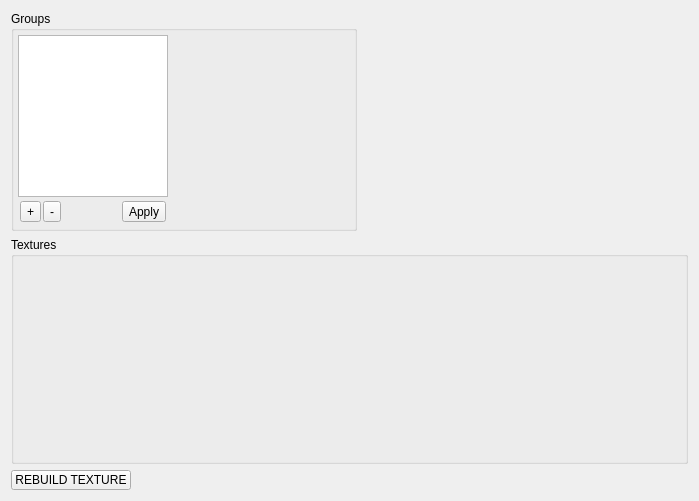
<?xml version="1.0" encoding="UTF-8"?>
<ui version="4.0">
 <class>Form</class>
 <widget class="QWidget" name="Form">
  <property name="geometry">
   <rect>
    <x>0</x>
    <y>0</y>
    <width>699</width>
    <height>501</height>
   </rect>
  </property>
  <property name="windowTitle">
   <string>Form</string>
  </property>
  <layout class="QVBoxLayout" name="verticalLayout_2">
   <item>
    <widget class="QWidget" name="panelMain" native="true">
     <property name="sizePolicy">
      <sizepolicy hsizetype="Preferred" vsizetype="Fixed">
       <horstretch>0</horstretch>
       <verstretch>0</verstretch>
      </sizepolicy>
     </property>
     <layout class="QHBoxLayout" name="horizontalLayout_3">
      <property name="margin">
       <number>0</number>
      </property>
      <item>
       <widget class="QGroupBox" name="groupBox">
        <property name="sizePolicy">
         <sizepolicy hsizetype="Fixed" vsizetype="Preferred">
          <horstretch>0</horstretch>
          <verstretch>0</verstretch>
         </sizepolicy>
        </property>
        <property name="minimumSize">
         <size>
          <width>0</width>
          <height>200</height>
         </size>
        </property>
        <property name="maximumSize">
         <size>
          <width>16777215</width>
          <height>220</height>
         </size>
        </property>
        <property name="title">
         <string>Groups</string>
        </property>
        <layout class="QHBoxLayout" name="horizontalLayout_2">
         <property name="spacing">
          <number>2</number>
         </property>
         <property name="margin">
          <number>2</number>
         </property>
         <item>
          <widget class="QWidget" name="panelProfileList" native="true">
           <property name="sizePolicy">
            <sizepolicy hsizetype="Fixed" vsizetype="Preferred">
             <horstretch>0</horstretch>
             <verstretch>0</verstretch>
            </sizepolicy>
           </property>
           <layout class="QVBoxLayout" name="verticalLayout">
            <property name="spacing">
             <number>2</number>
            </property>
            <property name="margin">
             <number>2</number>
            </property>
            <item>
             <widget class="QListWidget" name="listGroup">
              <property name="minimumSize">
               <size>
                <width>150</width>
                <height>0</height>
               </size>
              </property>
              <property name="maximumSize">
               <size>
                <width>150</width>
                <height>16777215</height>
               </size>
              </property>
             </widget>
            </item>
            <item>
             <widget class="QWidget" name="toolbarProfile" native="true">
              <layout class="QHBoxLayout" name="horizontalLayout">
               <property name="spacing">
                <number>2</number>
               </property>
               <property name="margin">
                <number>2</number>
               </property>
               <item>
                <widget class="QToolButton" name="buttonAddGroup">
                 <property name="text">
                  <string>+</string>
                 </property>
                </widget>
               </item>
               <item>
                <widget class="QToolButton" name="buttonRemoveGroup">
                 <property name="text">
                  <string>-</string>
                 </property>
                </widget>
               </item>
               <item>
                <spacer name="horizontalSpacer">
                 <property name="orientation">
                  <enum>Qt::Horizontal</enum>
                 </property>
                 <property name="sizeHint" stdset="0">
                  <size>
                   <width>40</width>
                   <height>20</height>
                  </size>
                 </property>
                </spacer>
               </item>
               <item>
                <widget class="QToolButton" name="buttonApplyGroup">
                 <property name="text">
                  <string>Apply</string>
                 </property>
                </widget>
               </item>
              </layout>
             </widget>
            </item>
           </layout>
          </widget>
         </item>
         <item>
          <widget class="QWidget" name="containerGroupProp" native="true">
           <property name="minimumSize">
            <size>
             <width>180</width>
             <height>0</height>
            </size>
           </property>
          </widget>
         </item>
        </layout>
       </widget>
      </item>
      <item>
       <spacer name="horizontalSpacer_2">
        <property name="orientation">
         <enum>Qt::Horizontal</enum>
        </property>
        <property name="sizeHint" stdset="0">
         <size>
          <width>40</width>
          <height>20</height>
         </size>
        </property>
       </spacer>
      </item>
     </layout>
    </widget>
   </item>
   <item>
    <widget class="QGroupBox" name="containerTextureTree">
     <property name="minimumSize">
      <size>
       <width>200</width>
       <height>150</height>
      </size>
     </property>
     <property name="title">
      <string>Textures</string>
     </property>
    </widget>
   </item>
   <item>
    <widget class="QWidget" name="widget" native="true">
     <property name="sizePolicy">
      <sizepolicy hsizetype="Preferred" vsizetype="Minimum">
       <horstretch>0</horstretch>
       <verstretch>0</verstretch>
      </sizepolicy>
     </property>
     <property name="minimumSize">
      <size>
       <width>0</width>
       <height>20</height>
      </size>
     </property>
     <property name="maximumSize">
      <size>
       <width>16777215</width>
       <height>20</height>
      </size>
     </property>
     <layout class="QHBoxLayout" name="horizontalLayout_4">
      <property name="spacing">
       <number>5</number>
      </property>
      <property name="margin">
       <number>0</number>
      </property>
      <item>
       <widget class="QPushButton" name="buttonRebuild">
        <property name="text">
         <string>REBUILD TEXTURE</string>
        </property>
       </widget>
      </item>
      <item>
       <spacer name="horizontalSpacer_3">
        <property name="orientation">
         <enum>Qt::Horizontal</enum>
        </property>
        <property name="sizeHint" stdset="0">
         <size>
          <width>40</width>
          <height>20</height>
         </size>
        </property>
       </spacer>
      </item>
     </layout>
    </widget>
   </item>
  </layout>
 </widget>
 <resources/>
 <connections/>
</ui>
